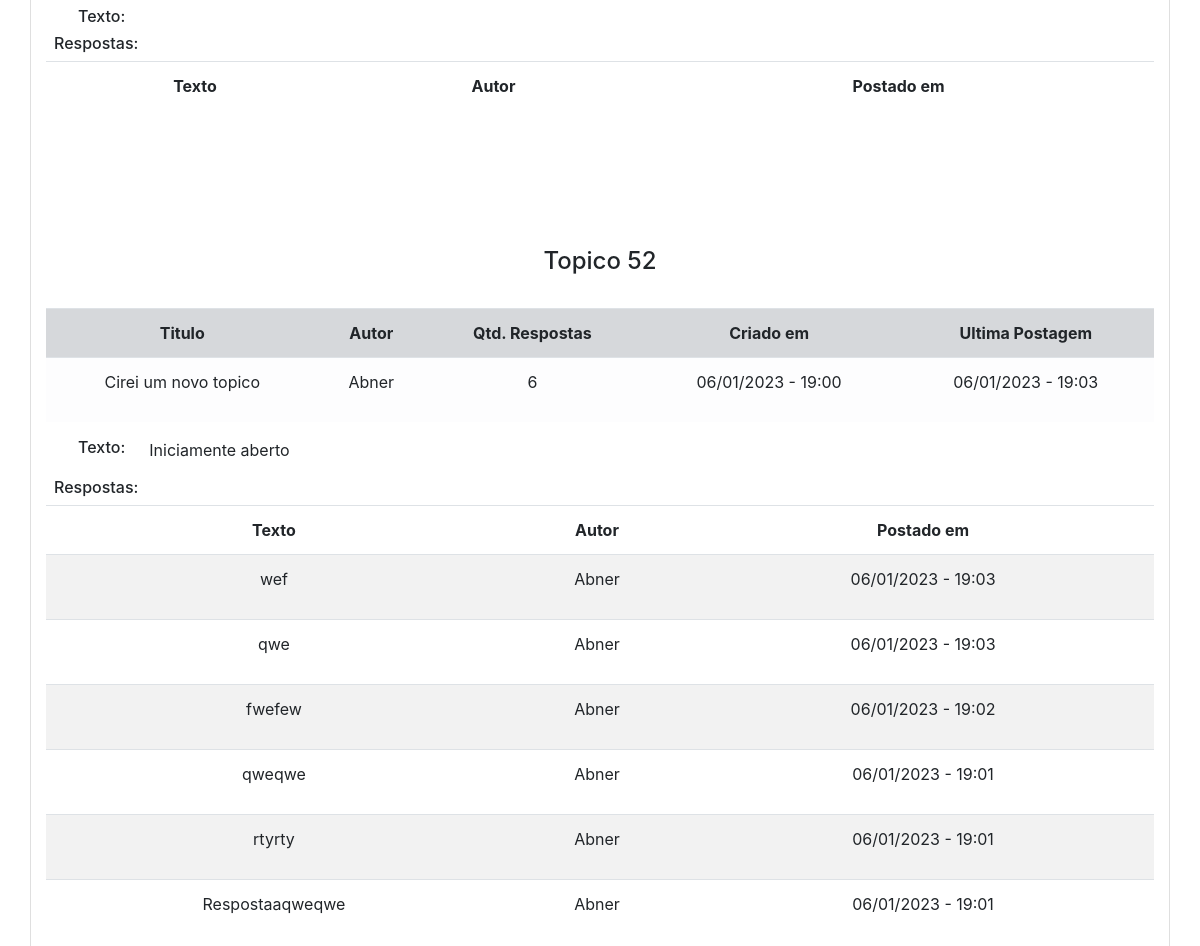
Before: /1 (signed in, middle part) with the older database file.
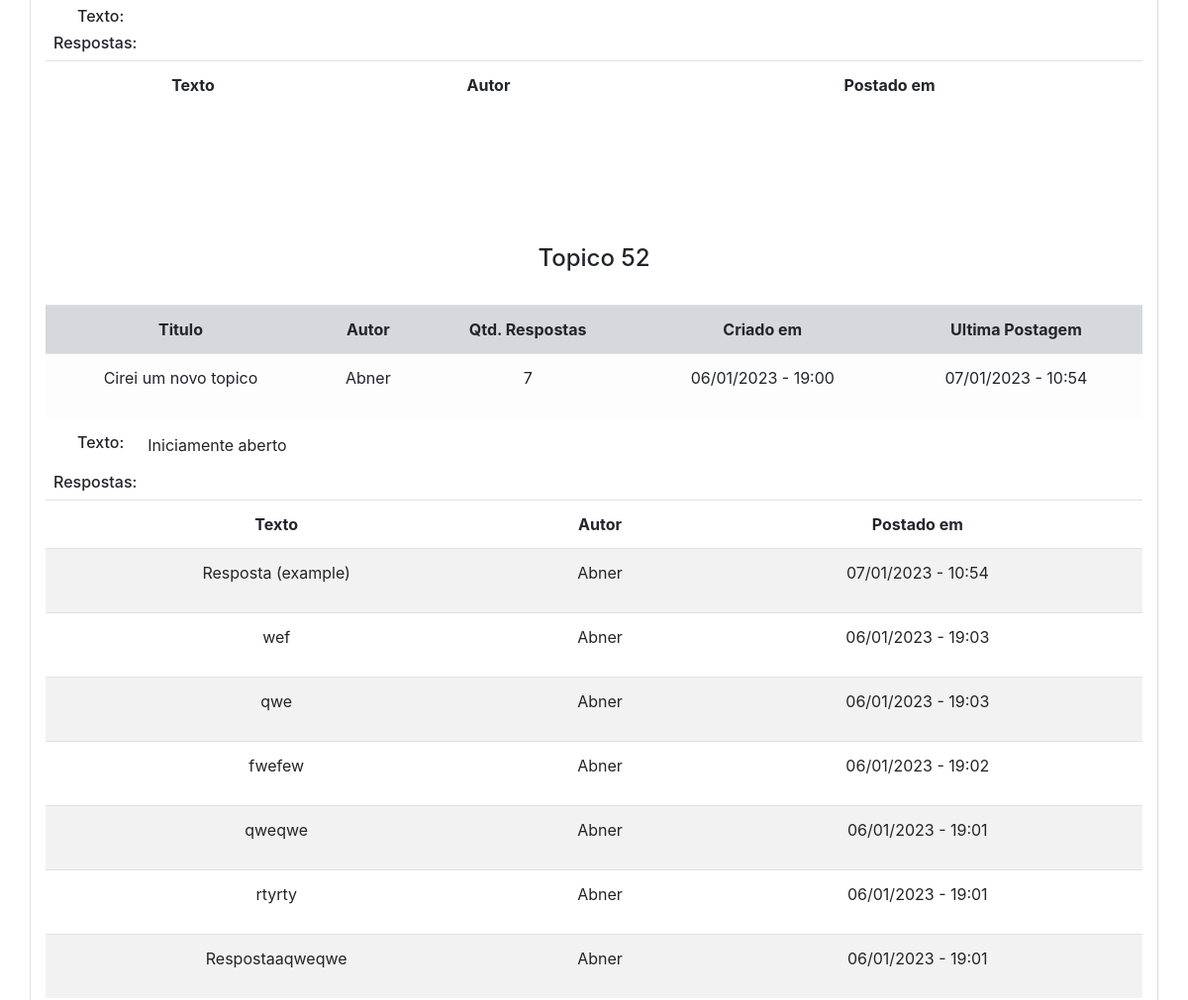
After: the same page with the newer database file.
### forum/models.py (models this page shows, shortened)
class Topico(models.Model):
    cod_topico = models.AutoField(primary_key=True)
    cod_subforum = models.ForeignKey(Subforum, on_delete=models.CASCADE)
    autor = models.ForeignKey(CustomUser, on_delete=models.CASCADE)
    nome_autor = models.CharField(max_length=50, default=' ')
    titulo = models.CharField(max_length=120, default=' ')
    descricao = models.CharField(max_length=512, default=' ')
    data_criacao = models.DateTimeField(default=timezone.now)
    ESTADO = (
        ("ATV", "Ativado"),
        ("TRC", "Trancado"),
    )
    estado = models.CharField(choices=ESTADO, max_length=4, default='ATV')

class Resposta(models.Model):
    cod_topico = models.ForeignKey(Topico, on_delete=models.CASCADE)
    autor = models.ForeignKey(CustomUser, on_delete=models.CASCADE)
    nome_autor = models.CharField(max_length=50, default=' ')
    nome_social = models.CharField(max_length=50, default=' ')
    texto = models.CharField(max_length=512, default=' ')
    data_criacao = models.DateTimeField(default=timezone.now)

### forum/views.py (the view, shortened to what this page needs)
# urls.py: re_path(r'^(?P<cod_subforum>\d+)', post_subforum, name='subforum' )
def post_subforum(request, cod_subforum):
    if request.user.is_authenticated == True:
        topicos = Topico.objects.filter(cod_subforum=cod_subforum).values_list('cod_topico', 'nome_autor', 'titulo', 'descricao', 'data_criacao', 'estado').order_by('-data_criacao')
        cod_categoria = Subforum.objects.filter(cod_subforum=cod_subforum).values_list('cat_subforum')
        categoria = Categoria.objects.filter(id=cod_categoria[0][0]).values_list('nome')
        total_postagens = len(topicos)
        respostas = Resposta.objects.values_list('cod_topico', 'autor', 'nome_autor', 'texto', 'data_criacao').order_by('-data_criacao')
        qtd_respostas = Resposta.objects.values_list('cod_topico').annotate(dcount=Count('cod_topico'))
        ultima_postagem = Resposta.objects.values_list('cod_topico').annotate(dcount=Max('data_criacao'))
        context = {
            'cod_subforum': cod_subforum,
            'topicos' : topicos,
            'categoria': categoria[0][0],
            'total_postagens' : total_postagens,
            'respostas' : respostas,
            'qtd_respostas' : qtd_respostas,
            'ultima_postagem' : ultima_postagem
            }
        return render(request, "subforum.html", context)

### forum/templates/subforum.html (shortened to what this page needs)
<!DOCTYPE html>
<html lang="pt-br">
  <head>
    <link
    href="//maxcdn.bootstrapcdn.com/bootstrap/4.0.0/css/bootstrap.min.css"
    rel="stylesheet"
    id="bootstrap-css"
  />
  <link rel="stylesheet" href="https://cdn.jsdelivr.net/npm/bootstrap-icons@1.8.1/font/bootstrap-icons.css">
  </head>
  <body>
      <div class="text-center text-lg-start ">
        <form action="" method="POST">
          <div class="card container ">
            </form>
            </div>
                      <br>
                  <br>
                  {% for cod_topico, autor, titulo, descricao, data_criacao, estado  in topicos %}
                  <br>
                  <h4>Topico {{cod_topico}}
                  </h4>
                  <br>
                  <table class="table   table-hover">
                    <thead class="table-light" >
                      <tr>
                        <td class="table-secondary" ><b>Titulo </b></td>
                        <td class="table-secondary" ><b>Autor</b></td>
                        <td class="table-secondary" ><b>Qtd. Respostas</b></td>
                        <td class="table-secondary" ><b>Criado em</b></td>
                        <td class="table-secondary" ><b>Ultima Postagem</b></td>
                      </tr>
                    </thead>
                    <tbody>
                      <tr>
                      <td  class="table-light" >  {{titulo}} </td>
                      <td  class="table-light" >
                          <p> {{autor}}</p>
                      </td>
                      <td  class="table-light" >
                           {% for cod_tp, qtd_respostas in qtd_respostas %}
                              {% if cod_tp == cod_topico %}
                                <p> {{qtd_respostas}} </p>
                              {% endif %}
                           {% endfor %}
                    </td>
                      <td  class="table-light">
                          <p>{{data_criacao | date:"d/m/Y - H:i" }}</p>
                      </td>
                      <td  class="table-light">
                        {% for a, b in ultima_postagem %}
                          {% if a ==  cod_topico %}
                              <p> {{b | date:"d/m/Y - H:i"}}</p>
                          {% endif %}
                      {%endfor%}
                      </td>
                      </tr>
                    </tbody>
                  </table>
                  <div class="row mx-2">
                    <h6 class="mx-4"> Texto:  </h6>
                    <p> {{descricao}}</p>
                  </div>
              <div class="row mx-2">
                <h6>Respostas: </h6>
              </div>
              <table class="table table-striped table-hover">
                <thead>
                  <tr>
                    <td><b>Texto </b></td>
                    <td><b>Autor</b></td>
                    <td><b>Postado em</b></td>
                  </tr>
                </thead>
                <tbody>
              {% for a, b , nome_autor_resp, texto_resp ,postado_em_resp in respostas %}
                {% if a ==  cod_topico %}
                     <tr>
                      <td >  {{texto_resp}} </td>
                      <td >
                          <p> {{nome_autor_resp}}</p>
                      </td>
                      <td  >
                        <p> {{postado_em_resp | date:"d/m/Y - H:i"}}</p>
                      </td>
                    </tr>
                {% endif %}
              {%endfor%}
            </tbody>
            </table>
            <div class="row mx-2">
                <div class="col-1">
                </div>
                <div class="col">
              </div>
            </div>
            <br>
            <br>
            <br>
            <br>
            {% endfor %}
  </body>
</html>

Changed rows visible on the page:
added Resposta: texto "Resposta (example)", nome_autor "Abner", postado_em_resp "07/01/2023 - 10:54"
Other visible differences:
list line gone: "6 06/01/2023 - 19:03"
new list line: "7 07/01/2023 - 10:54"
